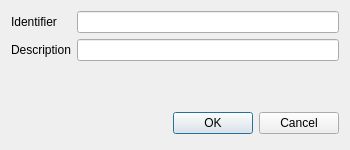
<?xml version="1.0" encoding="UTF-8"?>
<ui version="4.0">
 <class>CreateNodeDialog</class>
 <widget class="QDialog" name="CreateNodeDialog">
  <property name="geometry">
   <rect>
    <x>0</x>
    <y>0</y>
    <width>350</width>
    <height>150</height>
   </rect>
  </property>
  <property name="sizePolicy">
   <sizepolicy hsizetype="Fixed" vsizetype="Fixed">
    <horstretch>0</horstretch>
    <verstretch>0</verstretch>
   </sizepolicy>
  </property>
  <property name="windowTitle">
   <string>Create Node</string>
  </property>
  <property name="windowIcon">
   <iconset resource="TinyEmberPlus.qrc">
    <normaloff>:/image/resources/node-insert-child.png</normaloff>:/image/resources/node-insert-child.png</iconset>
  </property>
  <layout class="QGridLayout" name="gridLayout">
   <item row="0" column="0">
    <layout class="QFormLayout" name="formLayout">
     <item row="1" column="1">
      <widget class="QLineEdit" name="identifierText"/>
     </item>
     <item row="3" column="0">
      <widget class="QLabel" name="label_2">
       <property name="text">
        <string>Description</string>
       </property>
      </widget>
     </item>
     <item row="3" column="1">
      <widget class="QLineEdit" name="descriptionText"/>
     </item>
     <item row="1" column="0">
      <widget class="QLabel" name="label">
       <property name="text">
        <string>Identifier</string>
       </property>
      </widget>
     </item>
    </layout>
   </item>
   <item row="1" column="0">
    <layout class="QHBoxLayout">
     <property name="spacing">
      <number>6</number>
     </property>
     <property name="margin">
      <number>0</number>
     </property>
     <item>
      <spacer>
       <property name="orientation">
        <enum>Qt::Horizontal</enum>
       </property>
       <property name="sizeHint" stdset="0">
        <size>
         <width>131</width>
         <height>31</height>
        </size>
       </property>
      </spacer>
     </item>
     <item>
      <widget class="QPushButton" name="okButton">
       <property name="text">
        <string>OK</string>
       </property>
      </widget>
     </item>
     <item>
      <widget class="QPushButton" name="cancelButton">
       <property name="text">
        <string>Cancel</string>
       </property>
      </widget>
     </item>
    </layout>
   </item>
  </layout>
 </widget>
 <resources>
  <include location="TinyEmberPlus.qrc"/>
 </resources>
 <connections>
  <connection>
   <sender>okButton</sender>
   <signal>clicked()</signal>
   <receiver>CreateNodeDialog</receiver>
   <slot>accept()</slot>
   <hints>
    <hint type="sourcelabel">
     <x>278</x>
     <y>253</y>
    </hint>
    <hint type="destinationlabel">
     <x>96</x>
     <y>254</y>
    </hint>
   </hints>
  </connection>
  <connection>
   <sender>cancelButton</sender>
   <signal>clicked()</signal>
   <receiver>CreateNodeDialog</receiver>
   <slot>reject()</slot>
   <hints>
    <hint type="sourcelabel">
     <x>369</x>
     <y>253</y>
    </hint>
    <hint type="destinationlabel">
     <x>179</x>
     <y>282</y>
    </hint>
   </hints>
  </connection>
  <connection>
   <sender>identifierText</sender>
   <signal>textChanged(QString)</signal>
   <receiver>CreateNodeDialog</receiver>
   <slot>identifierChanged(QString)</slot>
   <hints>
    <hint type="sourcelabel">
     <x>204</x>
     <y>25</y>
    </hint>
    <hint type="destinationlabel">
     <x>174</x>
     <y>74</y>
    </hint>
   </hints>
  </connection>
 </connections>
 <slots>
  <slot>identifierChanged(QString)</slot>
 </slots>
</ui>
